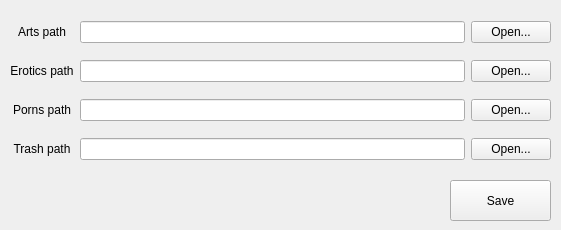
<?xml version="1.0" encoding="UTF-8"?>
<ui version="4.0">
 <class>Settings</class>
 <widget class="QWidget" name="Settings">
  <property name="windowModality">
   <enum>Qt::NonModal</enum>
  </property>
  <property name="geometry">
   <rect>
    <x>0</x>
    <y>0</y>
    <width>561</width>
    <height>230</height>
   </rect>
  </property>
  <property name="sizePolicy">
   <sizepolicy hsizetype="Fixed" vsizetype="Fixed">
    <horstretch>0</horstretch>
    <verstretch>0</verstretch>
   </sizepolicy>
  </property>
  <property name="minimumSize">
   <size>
    <width>561</width>
    <height>230</height>
   </size>
  </property>
  <property name="maximumSize">
   <size>
    <width>561</width>
    <height>230</height>
   </size>
  </property>
  <property name="windowTitle">
   <string>Settings</string>
  </property>
  <widget class="QPushButton" name="button_save">
   <property name="geometry">
    <rect>
     <x>450</x>
     <y>180</y>
     <width>101</width>
     <height>41</height>
    </rect>
   </property>
   <property name="text">
    <string>Save</string>
   </property>
  </widget>
  <widget class="QWidget" name="gridLayoutWidget">
   <property name="geometry">
    <rect>
     <x>10</x>
     <y>10</y>
     <width>541</width>
     <height>161</height>
    </rect>
   </property>
   <layout class="QGridLayout" name="gridLayout">
    <item row="1" column="0">
     <widget class="QLabel" name="label_erotic">
      <property name="text">
       <string>Erotics path</string>
      </property>
      <property name="alignment">
       <set>Qt::AlignCenter</set>
      </property>
     </widget>
    </item>
    <item row="1" column="1">
     <widget class="QLineEdit" name="lineEdit_erotic">
      <property name="readOnly">
       <bool>true</bool>
      </property>
     </widget>
    </item>
    <item row="0" column="0">
     <widget class="QLabel" name="label_art">
      <property name="minimumSize">
       <size>
        <width>60</width>
        <height>0</height>
       </size>
      </property>
      <property name="text">
       <string>Arts path</string>
      </property>
      <property name="alignment">
       <set>Qt::AlignCenter</set>
      </property>
     </widget>
    </item>
    <item row="2" column="0">
     <widget class="QLabel" name="label_porn">
      <property name="text">
       <string>Porns path</string>
      </property>
      <property name="alignment">
       <set>Qt::AlignCenter</set>
      </property>
     </widget>
    </item>
    <item row="0" column="2">
     <widget class="QPushButton" name="button_open_art">
      <property name="text">
       <string>Open...</string>
      </property>
     </widget>
    </item>
    <item row="0" column="1">
     <widget class="QLineEdit" name="lineEdit_art">
      <property name="enabled">
       <bool>true</bool>
      </property>
      <property name="readOnly">
       <bool>true</bool>
      </property>
     </widget>
    </item>
    <item row="1" column="2">
     <widget class="QPushButton" name="button_open_erotic">
      <property name="text">
       <string>Open...</string>
      </property>
     </widget>
    </item>
    <item row="2" column="2">
     <widget class="QPushButton" name="button_open_porn">
      <property name="text">
       <string>Open...</string>
      </property>
     </widget>
    </item>
    <item row="2" column="1">
     <widget class="QLineEdit" name="lineEdit_porn">
      <property name="readOnly">
       <bool>true</bool>
      </property>
      <property name="clearButtonEnabled">
       <bool>false</bool>
      </property>
     </widget>
    </item>
    <item row="3" column="0">
     <widget class="QLabel" name="label_trash">
      <property name="text">
       <string>Trash path</string>
      </property>
      <property name="alignment">
       <set>Qt::AlignCenter</set>
      </property>
     </widget>
    </item>
    <item row="3" column="1">
     <widget class="QLineEdit" name="lineEdit_trash">
      <property name="readOnly">
       <bool>true</bool>
      </property>
      <property name="clearButtonEnabled">
       <bool>false</bool>
      </property>
     </widget>
    </item>
    <item row="3" column="2">
     <widget class="QPushButton" name="button_open_trash">
      <property name="text">
       <string>Open...</string>
      </property>
     </widget>
    </item>
   </layout>
  </widget>
 </widget>
 <resources/>
 <connections/>
</ui>
